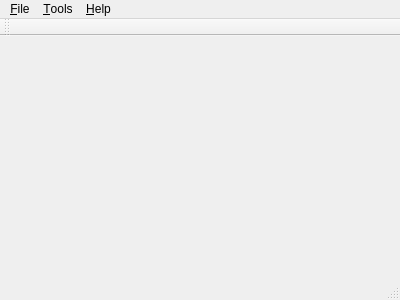
<?xml version="1.0" encoding="UTF-8"?>
<ui version="4.0">
 <class>MainWindow</class>
 <widget class="QMainWindow" name="MainWindow">
  <property name="geometry">
   <rect>
    <x>0</x>
    <y>0</y>
    <width>400</width>
    <height>300</height>
   </rect>
  </property>
  <property name="windowTitle">
   <string>MainWindow</string>
  </property>
  <widget class="QWidget" name="centralWidget"/>
  <widget class="QMenuBar" name="menuBar">
   <property name="geometry">
    <rect>
     <x>0</x>
     <y>0</y>
     <width>400</width>
     <height>21</height>
    </rect>
   </property>
   <widget class="QMenu" name="menuFile">
    <property name="title">
     <string>&amp;File</string>
    </property>
    <addaction name="actionExit"/>
   </widget>
   <widget class="QMenu" name="menuTools">
    <property name="title">
     <string>&amp;Tools</string>
    </property>
    <widget class="QMenu" name="menuLanguage">
     <property name="title">
      <string>&amp;Language</string>
     </property>
     <addaction name="actionEnglish"/>
     <addaction name="actionRussian"/>
    </widget>
    <addaction name="menuLanguage"/>
   </widget>
   <widget class="QMenu" name="menuHelp">
    <property name="title">
     <string>&amp;Help</string>
    </property>
    <addaction name="actionHelp"/>
    <addaction name="separator"/>
    <addaction name="actionHomePage"/>
    <addaction name="separator"/>
    <addaction name="actionAbout"/>
   </widget>
   <addaction name="menuFile"/>
   <addaction name="menuTools"/>
   <addaction name="menuHelp"/>
  </widget>
  <widget class="QToolBar" name="mainToolBar">
   <attribute name="toolBarArea">
    <enum>TopToolBarArea</enum>
   </attribute>
   <attribute name="toolBarBreak">
    <bool>false</bool>
   </attribute>
  </widget>
  <widget class="QStatusBar" name="statusBar"/>
  <action name="actionExit">
   <property name="text">
    <string>&amp;Exit</string>
   </property>
  </action>
  <action name="actionEnglish">
   <property name="text">
    <string>&amp;English</string>
   </property>
  </action>
  <action name="actionRussian">
   <property name="text">
    <string>&amp;Russian</string>
   </property>
  </action>
  <action name="actionHelp">
   <property name="text">
    <string>&amp;Help</string>
   </property>
  </action>
  <action name="actionHomePage">
   <property name="text">
    <string>Home &amp;Page</string>
   </property>
  </action>
  <action name="actionAbout">
   <property name="text">
    <string>&amp;About</string>
   </property>
  </action>
 </widget>
 <layoutdefault spacing="6" margin="11"/>
 <resources/>
 <connections/>
</ui>
